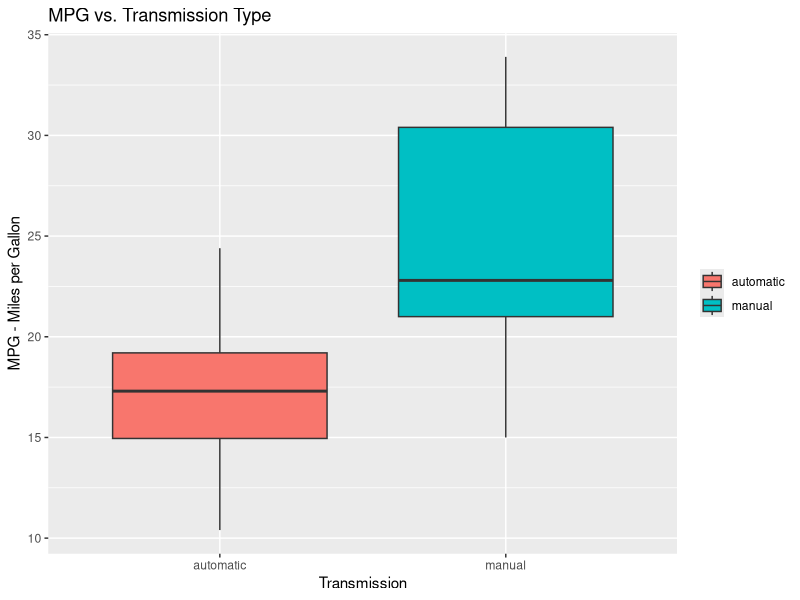

Here is the R script that generated this plot:
## ---- chunk 1
knitr::opts_chunk$set(echo = TRUE)

library(ggplot2)
library(datasets)

data("mtcars")
## ---- chunk 2
str(mtcars)
## ---- chunk 3
c(automatic = mean(mtcars[mtcars$am==0,]$mpg), manual = mean(mtcars[mtcars$am==1,]$mpg))
## ---- chunk 4
hypo.result <- t.test(mtcars[mtcars$am==0,]$mpg, mtcars[mtcars$am==1,]$mpg)
hypo.result$p.value
## ---- chunk 5
model.0 <- lm(mpg ~ am, mtcars)
result.0 <- summary(model.0)
## ---- chunk 6
best.model <- step(lm(mpg ~ ., data = mtcars), trace=0)
result.1 <- summary(best.model)
result.1
## ---- chunk 7
ggplot(mtcars, aes(x = factor(am, labels=c("automatic", "manual")), y = mpg, 
                   fill=factor(am, labels=c("automatic", "manual")))) +
    geom_boxplot() +
    scale_x_discrete(name = "Transmission") +
    scale_y_continuous(name = "MPG - Miles per Gallon") +
    ggtitle("MPG vs. Transmission Type") +
    theme(legend.title=element_blank())
## ---- chunk 8
summary(lm(mpg ~ am, mtcars))
summary(best.model)
